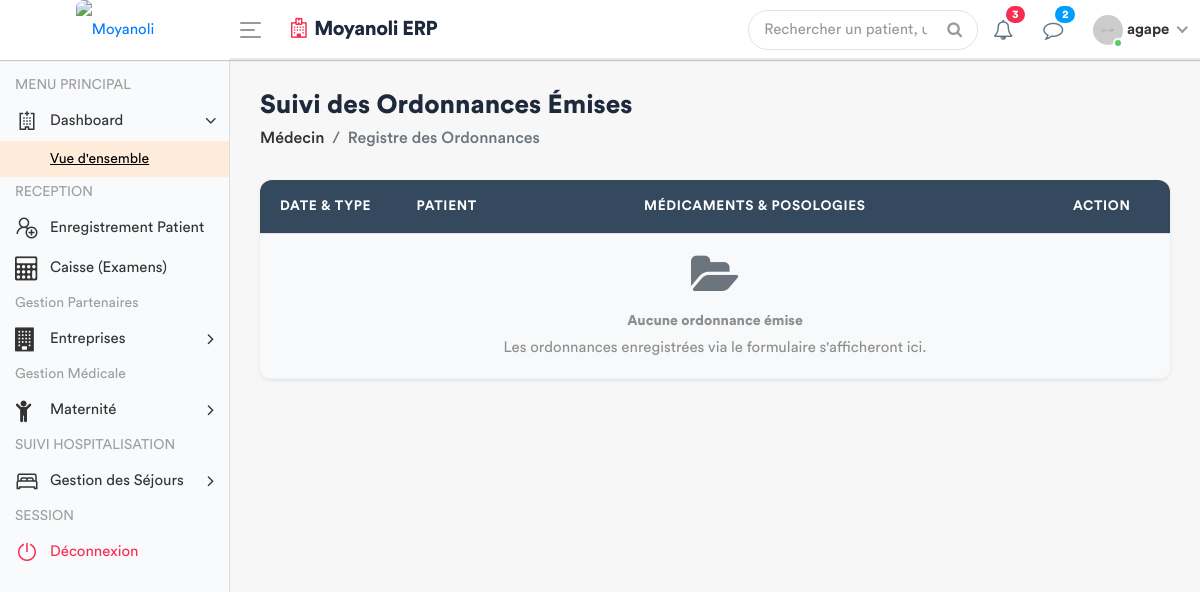
The page /medecin/ordonnances-delivrees/ (signed in) on the database as committed earlier.
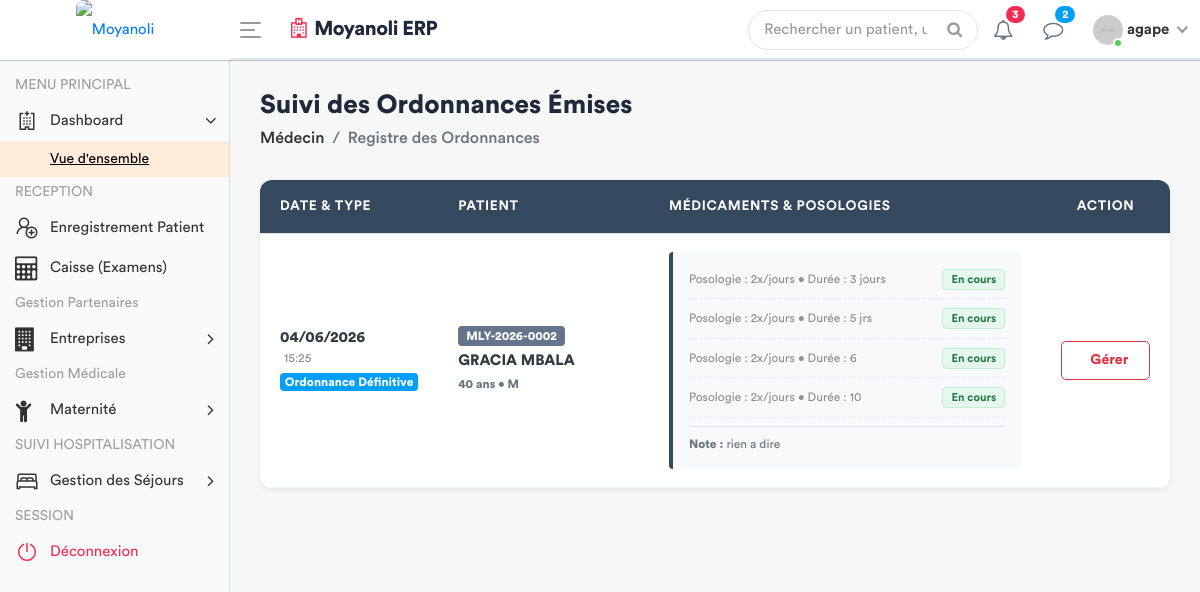
The same page on the database as committed later.
### apps/models.py (models this page shows, shortened)
class Ordonnance(models.Model):
    TYPE_CHOICES = [('URGENCE', 'Ordonnance d’Urgence'), ('DEFINITIVE', 'Ordonnance Définitive')]
    consultation = models.ForeignKey('Consultation', on_delete=models.CASCADE)
    date_prescrite = models.DateTimeField(default=timezone.now)
    type_ordonnance = models.CharField(max_length=20, choices=TYPE_CHOICES, default='URGENCE')
    diagnostic = models.CharField(max_length=255, blank=True)
    observation = models.TextField(blank=True)

class Consultation(models.Model):
    triage = models.OneToOneField(SigneVital, db_index=True, on_delete=models.CASCADE)
    medecin = models.ForeignKey(settings.AUTH_USER_MODEL, on_delete=models.SET_NULL, null=True)
    motif_consultation = models.TextField(verbose_name="Motif")
    histoire_maladie = models.TextField(verbose_name="Histoire de la maladie")
    examen_physique = models.TextField(verbose_name="Examen physique")
    complement_d_anamnese = models.CharField(max_length=200, null=True)
    hypothese_diagnostique = models.TextField(verbose_name="Hypothèse diagnostique")
    date_creation = models.DateTimeField(default=timezone.now)
    consultation_payee = models.BooleanField(default=False, verbose_name="Consultation payée")

class SigneVital(models.Model):
    patient = models.ForeignKey(Patient, on_delete=models.CASCADE)
    temperature = models.DecimalField(max_digits=4, decimal_places=1)
    poids = models.DecimalField(max_digits=5, decimal_places=2)
    tension_arterielle = models.CharField(max_length=10)
    frequence_cardiaque = models.IntegerField()
    frequence_respiratoire = models.IntegerField(null=True, blank=True)
    saturation_oxygene = models.IntegerField(null=True, blank=True)
    date_prelevement = models.DateTimeField(default=timezone.now)
    infirmier = models.ForeignKey(User, on_delete=models.SET_NULL, null=True)
    est_consulte = models.BooleanField(default=False)

class Patient(models.Model):
    TYPE_CHOICES = [
        ('SIMPLE', 'Patient Simple'),
        ('FIDELE', 'Patient Fidèle'),
        ('CONVENTIONNE', 'Patient Conventionné'),
    ]
    code_patient = models.CharField(max_length=20, unique=True, editable=False)
    noms = models.CharField(max_length=100)
    service = models.ForeignKey('Service', on_delete=models.PROTECT, related_name='patients', null=True)
    sexe = models.CharField(max_length=1, choices=[('M', 'Masculin'), ('F', 'Féminin')])
    age = models.CharField(max_length=30)
    adresse = models.TextField()
    telephone = models.CharField(max_length=20)
    type_patient = models.CharField(max_length=15, choices=TYPE_CHOICES, default='SIMPLE')
    a_carte_fidelite = models.BooleanField(default=False, verbose_name="Possède carte de fidélité")
    entreprise = models.ForeignKey('Entreprise', on_delete=models.SET_NULL, null=True, blank=True, verbose_name="Entreprise (si conventionné)")
    fiche_payee = models.BooleanField(default=False)
    created_by = models.ForeignKey(User, on_delete=models.SET_NULL, null=True, related_name='patients_crees')
    date_creation = models.DateTimeField(auto_now_add=True)
    date_modification = models.DateTimeField(auto_now=True)

class Medicament(models.Model):
    ordonnance = models.ForeignKey('Ordonnance', on_delete=models.CASCADE, related_name='medicaments')
    nom = models.CharField(max_length=255)
    posologie = models.CharField(max_length=255)
    duree = models.CharField(max_length=100)
    STATUT_CHOICES = [('EN_COURS', 'En cours'), ('STOPPE', 'Stoppé')]
    statut = models.CharField(max_length=20, choices=STATUT_CHOICES, default='EN_COURS')

### apps/views.py (the view, shortened to what this page needs)
# urls.py: path('medecin/ordonnances-delivrees/', views.liste_ordonnances_delivrees_view, name='liste_ordonnances_delivrees'),
@login_required
def liste_ordonnances_delivrees_view(request):
    ordonnances_medecin = Ordonnance.objects.select_related(
        'consultation__triage__patient'
    ).prefetch_related(
        'medicaments'
    ).order_by('-date_prescrite')
    role = Fonction.objects.filter(userKey=request.user).first()
    fonctionKey = role.fonctionKey.roleName if role and role.fonctionKey else None
    context = {
        'ordonnances_medecin': ordonnances_medecin,
        'fonctionKey': fonctionKey
    }
    return render(request, 'back-end/medecin/liste_ordonnances_delivrees.html', context)

### apps/templates/back-end/medecin/liste_ordonnances_delivrees.html (shortened to what this page needs)
<!DOCTYPE html>
{% load static %}
<html lang="fr">
<head>
    {% include 'back-end/includes/css.html' %}
</head>
<body>
    <div class="main-wrapper">
        {% include 'back-end/includes/header.html' %}
        {% include 'back-end/includes/sidebar.html' %}
        <div class="page-wrapper">
            <div class="content container-fluid">
                <div class="page-header">
                    <div class="row">
                        <div class="col">
                            <h3 class="page-title" style="font-weight: 700; color: #1e293b;">Suivi des Ordonnances Émises</h3>
                            <ul class="breadcrumb">
                                <li class="breadcrumb-item"><a href="#">Médecin</a></li>
                                <li class="breadcrumb-item active">Registre des Ordonnances</li>
                            </ul>
                        </div>
                    </div>
                </div>
                <div class="card shadow-sm custom-table-card">
                    <div class="card-body p-0">
                        <div class="table-responsive">
                            <table class="table table-modern table-hover mb-0" width="100%">
                                <thead>
                                    <tr>
                                        <th style="width: 15%;">Date & Type</th>
                                        <th style="width: 25%;">Patient</th>
                                        <th style="width: 45%;">Médicaments & Posologies</th>
                                        <th style="width: 15%;" class="text-center">Action</th>
                                    </tr>
                                </thead>
                                <tbody>
                                    {% for ord in ordonnances_medecin %}
                                    <tr>
                                        <td class="align-middle">
                                            <div class="text-dark font-weight-bold">{{ ord.date_prescrite|date:"d/m/Y" }}</div>
                                            <small class="text-muted d-block mb-1">{{ ord.date_prescrite|date:"H:i" }}</small>
                                            <span class="badge {% if ord.type_ordonnance == 'URGENCE' %}badge-danger{% else %}badge-info{% endif %} font-weight-bold" style="font-size: 0.75rem;">
                                                {{ ord.get_type_ordonnance_display }}
                                            </span>
                                        </td>
                                        <td class="align-middle">
                                            <span class="badge badge-secondary mb-1 px-2 py-1" style="font-size: 0.75rem; background-color: #64748b;">
                                                {{ ord.consultation.triage.patient.code_patient }}
                                            </span>
                                            <span class="d-block text-uppercase font-weight-bold text-dark">{{ ord.consultation.triage.patient.noms }}</span>
                                            <small class="text-secondary font-weight-bold">{{ ord.consultation.triage.patient.age }} ans &bull; {{ ord.consultation.triage.patient.sexe }}</small>
                                        </td>
                                        <td class="align-middle">
                                            <div class="bg-light p-3 rounded" style="border-left: 4px solid #34495e;">
                                                {% for medoc in ord.medicaments.all %}
                                                <div class="d-flex justify-content-between align-items-center medoc-item">
                                                    <div>
                                                        <span class="text-muted small d-block">
                                                            Posologie : {{ medoc.posologie }} &bull; Durée : {{ medoc.duree }}
                                                        </span>
                                                    </div>
                                                    <div>
                                                        {% if medoc.statut == 'EN_COURS' %}
                                                            <span class="badge badge-actif px-2 py-1 small">En cours</span>
                                                        {% else %}
                                                            <span class="badge badge-stoppe px-2 py-1 small">Stoppé</span>
                                                        {% endif %}
                                                    </div>
                                                </div>
                                                {% endfor %}
                                                {% if ord.observation %}
                                                    <div class="mt-2 pt-2 border-top small text-secondary">
                                                        <strong>Note :</strong> {{ ord.observation }}
                                                    </div>
                                                {% endif %}
                                            </div>
                                        </td>
                                        <td class="text-center align-middle">
                                            <button type="button" class="btn btn-outline-danger btn-sm btn-block font-weight-bold py-2" data-toggle="modal" data-target="#modalGerer{{ ord.id }}">
                                                 Gérer
                                            </button>
                                        </td>
                                    </tr>
                                    {% empty %}
                                    <tr>
                                        <td colspan="4" class="text-center py-5 bg-light">
                                            <div class="text-muted">
                                                <i class="fa fa-folder-open fa-3x mb-3 text-secondary"></i>
                                                <h5 class="font-weight-bold">Aucune ordonnance émise</h5>
                                                <p class="mb-0">Les ordonnances enregistrées via le formulaire s'afficheront ici.</p>
                                            </div>
                                        </td>
                                    </tr>
                                    {% endfor %}
                                </tbody>
                            </table>
                        </div>
                    </div>
                </div>
            </div>
        </div>
    </div>
</body>
</html>

### apps/templates/back-end/includes/css.html (shortened to what this page needs)
{% load static %}
        <link rel="stylesheet" href="{% static 'back-end/assets/css/bootstrap.min.css'%}">
        <link rel="stylesheet" href="{% static 'back-end/assets/css/font-awesome.min.css'%}">
        <link rel="stylesheet" href="{% static 'back-end/assets/css/line-awesome.min.css'%}">
		<link rel="stylesheet" href="{% static 'back-end/assets/plugins/morris/morris.css'%}">
        <link rel="stylesheet" href="{% static 'back-end/assets/css/style.css'%}">
		<link rel="stylesheet" href="{% static 'back-end/assets/css/dataTables.bootstrap4.min.css'%}">
		<link rel="stylesheet" href="{% static 'back-end/assets/css/select2.min.css'%}">
		<link rel="stylesheet" href="{% static 'back-end/assets/css/bootstrap-datetimepicker.min.css'%}">

### apps/templates/back-end/includes/header.html (shortened to what this page needs)
{% load static %}
<div class="header" style="background: #ffffff; border-bottom: 2px solid #e2e8f0;">
    <div class="header-left" style="background: #ffffff;">
        <a href="{% url 'home' %}" class="logo">
            <img src="{% static 'front-end/assets/dr/logo.jpeg' %}" width="45" height="45" alt="Moyanoli" style="border-radius: 8px;">
        </a>
    </div>
    <a id="toggle_btn" href="javascript:void(0);" style="color: #007bff;">
        <span class="bar-icon">
            <span></span>
            <span></span>
            <span></span>
        </span>
    </a>
    <div class="page-title-box">
        <h3 style="color: #1e293b; font-weight: 700; letter-spacing: -0.5px;">
            <i class="fa fa-hospital-o text-danger mr-2"></i>Moyanoli ERP
        </h3>
    </div>
    <ul class="nav user-menu">
        <li class="nav-item">
            <div class="top-nav-search">
                <form action="#">
                    <input class="form-control" type="text" placeholder="Rechercher un patient, un dossier...">
                    <button class="btn" type="submit"><i class="fa fa-search"></i></button>
                </form>
            </div>
        </li>
        <li class="nav-item dropdown">
            <a href="#" class="dropdown-toggle nav-link" data-toggle="dropdown">
                <i class="fa fa-bell-o" style="color: #64748b;"></i> <span class="badge badge-pill bg-danger">3</span>
            </a>
        </li>
        <li class="nav-item dropdown">
            <a href="#" class="dropdown-toggle nav-link" data-toggle="dropdown">
                <i class="fa fa-comment-o" style="color: #64748b;"></i> <span class="badge badge-pill bg-info">2</span>
            </a>
        </li>
        <li class="nav-item dropdown has-arrow main-drop">
            <a href="#" class="dropdown-toggle nav-link" data-toggle="dropdown">
                <span class="user-img">
                    <img src="{% static 'back-end/assets/img/profiles/avatar-21.jpg' %}" alt="">
                    <span class="status online"></span>
                </span>
                <span style="font-weight: 600;">{{ user.username }}</span>
            </a>
        </li>
    </ul>
</div>

### apps/templates/back-end/includes/sidebar.html (shortened to what this page needs)
<div class="sidebar" id="sidebar" style="background-color: #f8fafc;">
    <div class="sidebar-inner slimscroll">
        <div id="sidebar-menu" class="sidebar-menu">
            <ul>
                <li class="menu-title"> <span>MENU PRINCIPAL</span> </li>
                <li class="submenu">
                    <a href="#"><i class="la la-hospital"></i> <span> Dashboard</span> <span class="menu-arrow"></span></a>
                    <ul style="display: none;">
                        <li><a class="active" href="{% url 'dashboard' %}">Vue d'ensemble</a></li>
                    </ul>
                </li>
                {% if fonctionKey == 'receptionniste' %}
                    <li class="menu-title"> <span>RECEPTION</span> </li>
                    <li><a href="{% url 'enregistrement_patient' %}"><i class="la la-user-plus"></i> <span>Enregistrement Patient</span></a></li>
                    <li><a href="{% url 'liste_attente_caisse' %}"><i class="fa fa-calculator"></i> <span>Caisse (Examens)</span></a></li>
                    <li class="menu-title"> <span>Gestion Partenaires</span> </li>
                    <li class="submenu">
                        <a href="#"><i class="fa fa-building"></i> <span>Entreprises</span> <span class="menu-arrow"></span></a>
                    </li>
                    <li class="menu-title">
                        <span>Gestion Médicale</span>
                    </li>
                    <li class="submenu">
                        <a href="#"><i class="fa fa-child"></i> <span> Maternité</span> <span class="menu-arrow"></span></a>
                    </li>
                {% endif %}
                {% if fonctionKey == 'receptionniste' or fonctionKey == 'infirmier' or fonctionKey == 'admin' %}
                    <li class="menu-title"> <span>SUIVI HOSPITALISATION</span> </li>
                    <li class="submenu">
                        <a href="#"><i class="la la-bed"></i> <span> Gestion des Séjours </span> <span class="menu-arrow"></span></a>
                    </li>
                {% endif %}
                <li class="menu-title"> <span>SESSION</span> </li>
                <li><a href="{% url 'deco' %}" class="text-danger"><i class="la la-power-off"></i> <span>Déconnexion</span></a></li>
            </ul>
        </div>
    </div>
</div>

### apps/templates/back-end/includes/js.html (shortened to what this page needs)
{% load static %}

Rows that differ between the two databases and show on the page:
added Ordonnance: date_prescrite "04/06/2026", date_prescrite "15:25", type_ordonnance "Ordonnance Définitive", consultation.triage.patient.code_patient "MLY-2026-0002", consultation.triage.patient.noms "GRACIA MBALA", consultation.triage.patient.age "40", consultation.triage.patient.sexe "M", observation "rien a dire"
added Medicament: posologie "2x/jours", duree "3 jours", statut "En cours"
added Medicament: posologie "2x/jours", duree "5 jrs", statut "En cours"
added Medicament: posologie "2x/jours", duree "6", statut "En cours"
added Medicament: posologie "2x/jours", duree "10", statut "En cours"
Other text that changed with them:
text no longer shown: "Aucune ordonnance émise Les ordonnances enregistrées via le formulaire s'afficheront ici."
